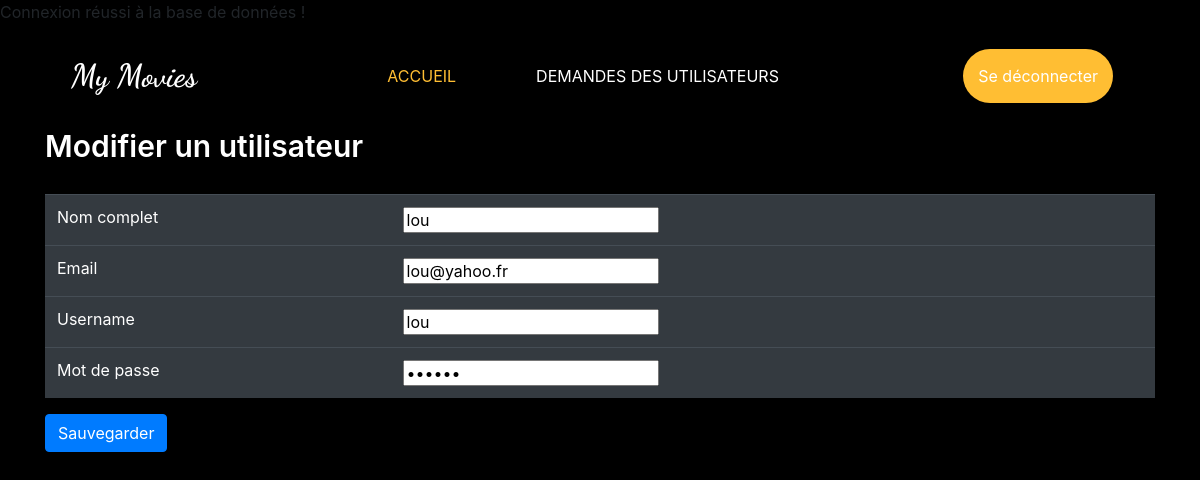
Screenshot of /admin/updateuser.php?id=4 (signed in) with the database file from the repository.
### tables this page shows
CREATE TABLE `user` (
  `user_id` int(50) NOT NULL,
  `Fullname` varchar(50) NOT NULL,
  `Email` varchar(50) NOT NULL,
  `Username` varchar(20) NOT NULL,
  `Password` varchar(50) NOT NULL,
  `status` varchar(10) NOT NULL
);

### admin/updateuser.php (the view, shortened to what this page needs)
<?php
include('../controller/connectdb.php');
$id = $_REQUEST['id'];
$query = "SELECT * from user where user_id='$id'";
$r = $conn->query($query);
$row = $r->fetch_assoc();
?>
<!DOCTYPE html>
<html lang="fr-FR">
<head>
    <link rel="stylesheet" type="text/css" href="https://cdnjs.cloudflare.com/ajax/libs/OwlCarousel2/2.3.4/assets/owl.carousel.min.css" />
    <link rel="stylesheet" href="https://cdnjs.cloudflare.com/ajax/libs/jquery-nice-select/1.1.0/css/nice-select.min.css" />
    <link href="https://cdnjs.cloudflare.com/ajax/libs/font-awesome/6.2.0/css/all.min.css" rel="stylesheet" />
    <link href="https://cdn.jsdelivr.net/npm/bootstrap@4.6.2/dist/css/bootstrap.min.css" rel="stylesheet" />
    <link href="../css/style.css" rel="stylesheet" />
</head>
<body>
    <header class="header_section">
        <div class="container ">
            <nav class="navbar navbar-expand-lg custom_nav-container ">
                <a class="navbar-brand" href="index.php">
                    <span>
                        My Movies
                    </span>
                </a>
                <div class="collapse navbar-collapse " id="navbarSupportedContent ">
                    <ul class="navbar-nav mx-auto ">
                        <li class="nav-item active ">
                            <a class="nav-link " href="index.php">Accueil</a>
                        </li>
                        <li class="nav-item ">
                            <a class="nav-link " href="users.php"><span class="sr-only">Gestion des utilisateurs</span></a>
                        </li>
                        <li class="nav-item ">
                            <a class="nav-link " href="moviesrequest.php"> Demandes des utilisateurs</a>
                        </li>
                    </ul>
                    <form class="form-inline my-2 my-lg-0 ">
                        <a href="../controller/logout.php" class="btn my-2 connexion my-sm-0 mr-3" type="submit">Se déconnecter</a>
                    </form>
                </div>
            </nav>
        </div>
    </header>
    <div class="container">
        <div class="row">
            <div class="col-md-12">
                <div class="titlepage">
                    <h2>Modifier un utilisateur</h2>
                </div>
            </div>
        </div>
    </div>
    <div class="container">
        <div class="row">
            <div class="col-md-12">
                <form class="main_form" action="" method="post">
                    <table class="table table-dark">
                        <tr>
                            <td>Nom complet</td>
                            <td><input type="text" name="fname" value="<?php echo $row['Fullname']; ?>" required></td>
                        </tr>
                        <tr>
                            <td>Email</td>
                            <td><input type="email" name="email" value="<?php echo $row['Email']; ?>" required></td>
                        </tr>
                        <tr>
                            <td>Username</td>
                            <td><input type="text" name="username" value="<?php echo $row['Username']; ?>" required></td>
                        </tr>
                        <tr>
                            <td>Mot de passe</td>
                            <td><input type="password" name="password" value="<?php echo $row['Password']; ?>" required></td>
                        </tr>
                    </table>
                    <button type="submit" name="update" class="btn btn-primary">Sauvegarder</button>
                </form>
            </div>
        </div>
    </div>
</body>
</html>

### css/style.css (style rules this page uses)
.header_section { padding: 15px 0; background-color: #000000; }
.header_section .container { padding-right: 25px; padding-left: 25px; }
.navbar-brand { font-family: 'Dancing Script', cursive; }
.navbar-brand span { font-weight: bold; font-size: 32px; color: #ffffff; }
.custom_nav-container .navbar-nav .nav-item .nav-link { padding: 5px 20px; color: #ffffff; text-align: center; text-transform: uppercase; border-radius: 5px; -webkit-transition: all 0.3s; transition: all 0.3s; }
.custom_nav-container .navbar-nav .nav-item:hover .nav-link, .custom_nav-container .navbar-nav .nav-item.active .nav-link { color: #ffbe33; }
.connexion { display: inline-block; padding: 15px; margin: 10px; background-color: #ffbe33; color: #ffffff; border-radius: 45px; -webkit-transition: all 0.3s; transition: all 0.3s; border: none; }
table { width: 100%; border-collapse: collapse; }
body { background-color: #000 }
h2 { font-size: 30px; font-weight: 600; margin-bottom: 30px; color: #fff; }
a { text-decoration: none !important; background-color: transparent; }

### rows the page displays
user: fname "lou", email "lou@yahoo.fr", username "lou"
